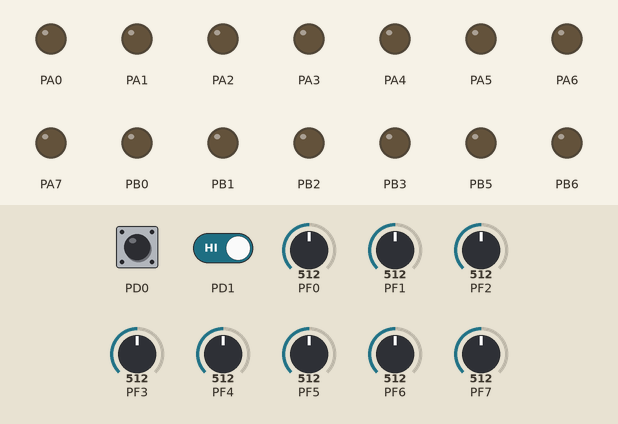
This program was run on a simulated ATmega128, built with avr-gcc and emulated at 16 MHz. On the bench: output pins drawn as LEDs (lit = HIGH). Inputs (shaded band) come from the test bench; at power-on: PD1 HIGH, PF5 = 512, PF0 = 512, PF1 = 512, PD0 HIGH, PF2 = 512, PF3 = 512, PF4 = 512, PF6 = 512, PF7 = 512. What the program prints to the serial monitor is not drawn.

Above: at 1.2 s.
1.3 s: PD1 driven LOW
At 2.2 s:
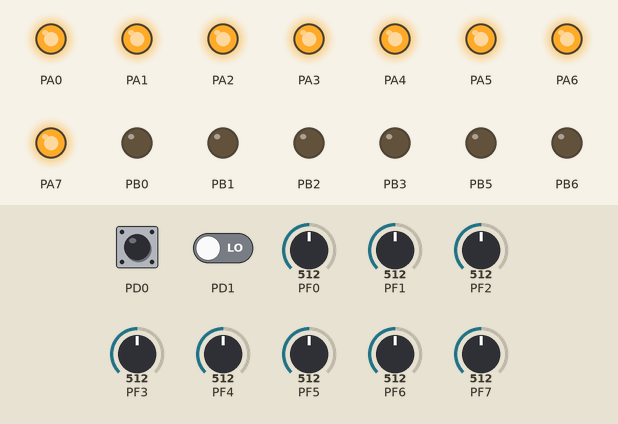
2.8 s: PF5 set to 734
4.8 s: PF5 set to 755
At 6.0 s:
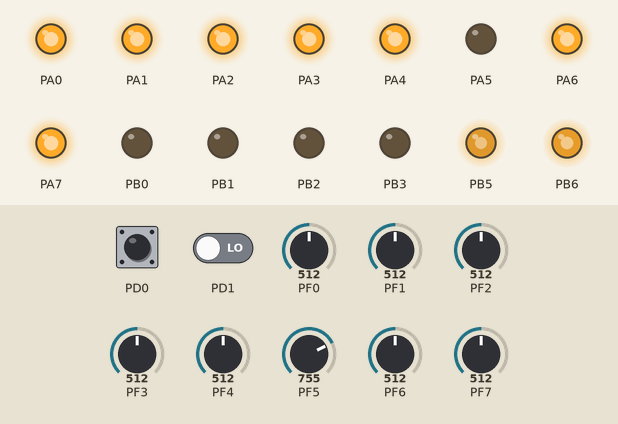
6.3 s: PF0 set to 716
At 7.3 s:
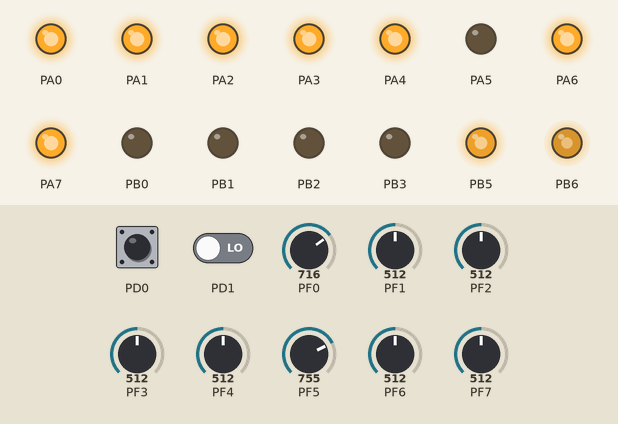
7.8 s: PF1 set to 732
At 8.3 s:
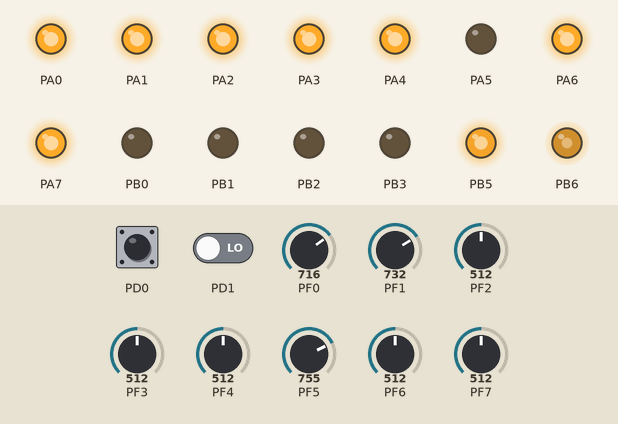
9.3 s: PF1 set to 759
At 10.6 s:
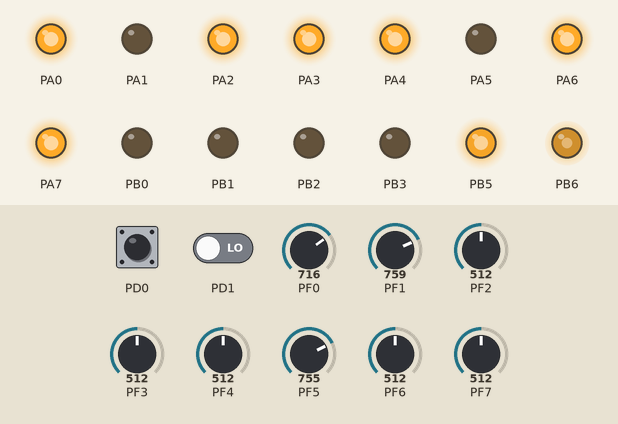
Timing chart, 0 to 11.8 s (numbered marks = the images above; inputs shaded):
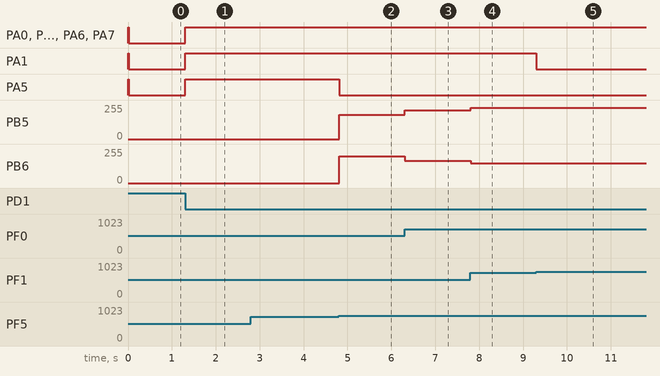

Measured:
- the behaviour switches between 742 and 743 on PF5 (found by bisection; images 1 and 2)
- the behaviour switches between 742 and 743 on PF1 (found by bisection; images 4 and 5)
- after the input at 1.3 s, PA0–7: LOW → HIGH at once
- after the input at 2.8 s, every drawn part: stays the same
- after the input at 4.8 s, PA5: HIGH → LOW at once; PB5: 0/255 → 182/255 at once; PB6: 0/255 → 201/255 at once
- after the input at 6.3 s, PB5: 182/255 → 215/255 at once; PB6: 201/255 → 168/255 at once
- after the input at 7.8 s, PB5: 215/255 → 234/255 at once; PB6: 168/255 → 149/255 at once
- after the input at 9.3 s, PA1: HIGH → LOW at once; PB5: 234/255 → 236/255 at once; PB6: 149/255 → 147/255 at once

The program:

main.c
```c
#define F_CPU 16000000
#include <avr/io.h>
#include <avr/interrupt.h>
#include <util/delay.h>

void Uart_Init(void);
unsigned char Uart_Receive(void);
void Uart_Transmit(unsigned char);
void UART1_Transnum(int);

volatile int g_mod=0;
volatile int adc[8];
volatile int adc_max[8]={0,};
volatile int adc_min[8]={1024,1024,1024,1024,1024,1024,1024,1024};
volatile int i=0;
volatile double normalization[8];
volatile int value[8]={-8,-4,-2,-1,1,2,4,8};
volatile int sense_value=0;
volatile int rightocr=0, leftocr=0;
volatile int last_right=0, last_lest=0;
volatile int cnt1=0, cnt=0;
volatile int line_count=0;
volatile int line_dis=0;
volatile int mod=0;
volatile int stop=0;
ISR(INT0_vect)
{
	g_mod=0;

}
ISR(INT1_vect)
{
	g_mod=1;

}

ISR(TIMER0_OVF_vect)
{
	TCNT0=100;
	for(i=0;i<8;i++)
	{
		ADMUX=(0x40)|i;
		ADCSRA |=(1<<ADSC);
		while(!(ADCSRA&(1<<ADIF)));
		adc[i]=ADC;
	}

	if(g_mod==0){
		for(i=0;i<8;i++)
		{
			if(adc[i]>=adc_max[i]) adc_max[i]=adc[i];
			else if(adc[i]<=adc_min[i]) adc_min[i]=adc[i];
			UART1_Transnum(adc[i]);
			Uart_Transmit(' ');
		}
		for(i=0;i<8;i++)
		{
			UART1_Transnum( adc_max[i]);
			Uart_Transmit(' ');
			UART1_Transnum( adc_min[i]);
			Uart_Transmit(' ');
		}
		Uart_Transmit(0x0d);
		for(i=0;i<8;i++)
		{
			if(adc[i]<800)  PORTA&=~(1<<i);
			else  PORTA|=(1<<i);
		}
	}
	else if(g_mod==1){
		PORTE=0x0A;
		sense_value=0;

		for(i=0;i<8;i++)
		{
			normalization[i]=(double)(adc[i]-adc_min[i])/(adc_max[i]-adc_min[i])*100;

			if(normalization[i]<55)  PORTA&=~(1<<i);
			else  PORTA|=(1<<i);

			UART1_Transnum((int)normalization[i]);
			Uart_Transmit(' ');

			sense_value+=normalization[i]*value[i];
		}
		UART1_Transnum(sense_value);
		Uart_Transmit(0x0d);

		if(line_count>=3)
		{
			OCR1A=0;
			OCR1B=0;
			stop=1;
		}
		else if(normalization[0]>55&&normalization[1]>55&&normalization[2]>55&&normalization[3]>55&&normalization[4]>55&&normalization[5]>55&&normalization[6]>55&&normalization[7]>55)
		{
			if(last_right>=last_lest)
			{
				OCR1A=last_right;
				OCR1B=0;
			}
			else
			{
				OCR1A=0;
				OCR1B=last_lest;
			}
		}
		else if((normalization[0]<55||normalization[1]<55)&&normalization[3]>55&&normalization[4]>55&&(normalization[6]<55||normalization[7]<55))
		{
			OCR1A=799;
			OCR1B=200;
		}
		else
		{
			rightocr=600+(sense_value/3),
			leftocr=600-(sense_value/3);
			if(rightocr>=799) rightocr=799;
			else if(rightocr<=0) rightocr=0;
			if(leftocr>=799) leftocr=799;
			else if(leftocr<=0) leftocr=0;
			OCR1A=rightocr;
			OCR1B=leftocr;
			last_right=OCR1A,
			last_lest=OCR1B;
		}
		if(normalization[0]<55&&normalization[1]<55&&normalization[2]<55&&normalization[3]<55&&normalization[4]<55&&normalization[5]<55&&normalization[6]<55&&normalization[7]<55)
		{
			line_dis=1;
			if(line_count==0)
			{
				cnt1=0;
			}

		}

		if(line_dis==1&&normalization[0]>55&&normalization[1]>55&&normalization[2]>55&&normalization[5]>55&&normalization[6]>55&&normalization[7]>55)
		{
			line_count++;
			line_dis=0;
		}

		if(cnt1==200)
		{
			line_count=0;
			cnt1=0;
		}
		cnt1++;


		if(line_count==1&&stop==1)
		{
			g_mod=2;
			cnt=0;
		}

	}
	else if(g_mod==2){
		line_count=0;
		PORTE=0x09;
		OCR1A=700;
		OCR1B=700;
		if(cnt==130)
		{
			if(normalization[7]>55)
			{
				g_mod=1;
				stop=0;
			}
		}
		mod=1;
	}
	cnt++;
}


int main()
{
	DDRA=0xff;
	DDRF=0x00;
	DDRB = 0xff;
	DDRD = 0x00;
	DDRE=0x0f;

	PORTA=0xff;
	PORTE=0x0A;

	TCCR0=(0<<WGM01)|(0<<WGM00)|(0<<COM01)|(0<<COM00)|(1<<CS02)|(1<<CS01)|(1<<CS00);
	TIMSK=(1<<TOIE0);

	TCCR1A =(1<<COM1A1)|(0<<COM1A0)|(1<<COM1B1)|(0<<COM1B0)|(1<<WGM11);
	TCCR1B =(1<<WGM13)|(1<<WGM12)|(0<<CS02)|(0<<CS01)|(1<<CS00);
	EICRA = (1<<ISC01)|(1<<ISC11);
	EIMSK = (1<<INT1)|(1<<INT0);

	ADMUX=0x40;
	ADCSRA=0x87;
	ICR1=799;
	OCR1A=0;
	OCR1B=0;

	Uart_Init();
	TCNT0=100;
	sei();

	while(1){

		if(line_count>=3&&mod==1)
		{
			OCR1A=0;
			OCR1B=0;
			break;
		}
	}
}

void Uart_Init(void){
	DDRD = (1<<DDD3);
	UCSR1A = 0x00;
	UCSR1B = (1<<TXEN1) | (1<<RXCIE1);
	UCSR1C = (1<<UCSZ11) | (1<<UCSZ10);

	UBRR1H = 0;
	UBRR1L = 8;
}

void Uart_Transmit(unsigned char data){
	while(!(UCSR1A & (1<<UDRE1)));
	UDR1 = data;
}

void UART1_Transnum(int num){
	if(num <0)
	{
		Uart_Transmit('-');
		num = -num;
	}
	Uart_Transmit(((num%10000)/1000)+48);
	Uart_Transmit(((num%1000)/100)+48);
	Uart_Transmit(((num%100)/10)+48);
	Uart_Transmit(((num%10)/1)+48);
}
```
